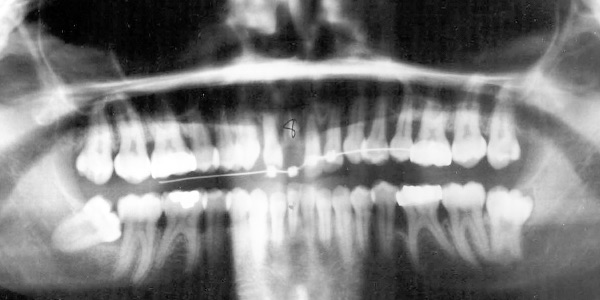
#> input picture dental.jpg, 600 x 300 px
$ python pa13a.py
#> lines starting #> are read from the running program, lines starting #| are printed output that depends on the picture
#!/usr/bin/env python3
# -*- coding: utf-8 -*-
"""
Created on Tue Feb 27 02:19:40 2018

@author: richard
"""

#!/usr/bin/env python3
# -*- coding: utf-8 -*-
"""
Created on Sun Feb 25 19:03:56 2018

@author: Richard Guinto
"""

import cv2
import matplotlib.pyplot as plt
import numpy as np
import sys

filename = 'dental.jpg'
if len(sys.argv) > 1 :
    filename = sys.argv[1]

img = cv2.imread(filename)
#> img is the input picture: shape (300, 600, 3); min 0, max 255, mean 128.5
gray = cv2.cvtColor(img, cv2.COLOR_BGR2GRAY)

plt.subplot(2,2,1),plt.imshow(gray,cmap = 'gray')
plt.title('Original'), plt.xticks([]), plt.yticks([])

im = gray/255.0
gamma = 0.6
power_law = cv2.pow(im, 1/gamma)
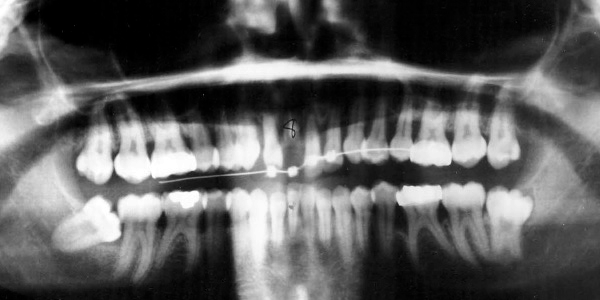
#> power_law: shape (300, 600) float64; min 0, max 1, mean 0.378
plt.subplot(2,2,2),plt.imshow(power_law,cmap = 'gray')
plt.title('gamma = ' + str(gamma)), plt.xticks([]), plt.yticks([])

gamma = 2.0
power_law = cv2.pow(im, 1/gamma)
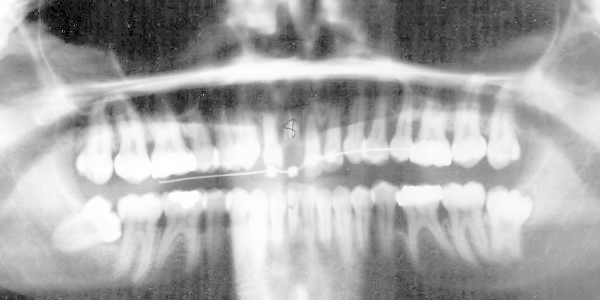
#> power_law: shape (300, 600) float64; min 0, max 1, mean 0.671
plt.subplot(2,2,3),plt.imshow(power_law,cmap = 'gray')
plt.title('gamma = ' + str(gamma)), plt.xticks([]), plt.yticks([])

gamma = 2.5
power_law = cv2.pow(im, 1/gamma)
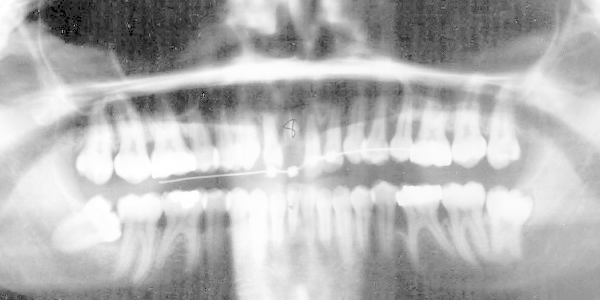
#> power_law: shape (300, 600) float64; min 0, max 1, mean 0.719
plt.subplot(2,2,4),plt.imshow(power_law,cmap = 'gray')
plt.title('gamma = ' + str(gamma)), plt.xticks([]), plt.yticks([])


plt.show()
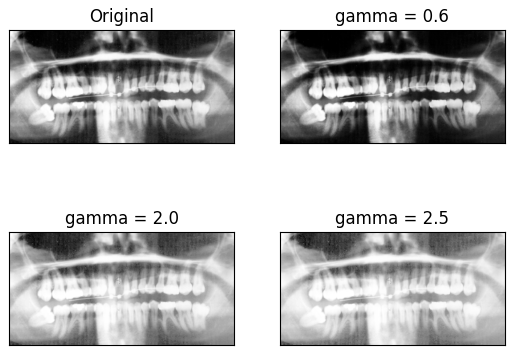
#> figure drawn by matplotlib, 4 panels

$ run again, with cameraman2.jpg copied over dental.jpg
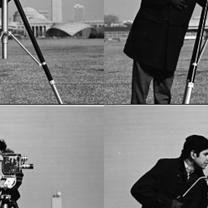
#> input picture cameraman2.jpg, 208 x 208 px
#> img is the input picture: shape (208, 208, 3); min 0, max 255, mean 119.3
#> `power_law = cv2.pow(im, 1/gamma)`:
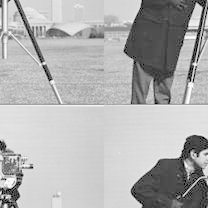
#> power_law: shape (208, 208) float64; min 0, max 1, mean 0.692
#> `plt.show()`:
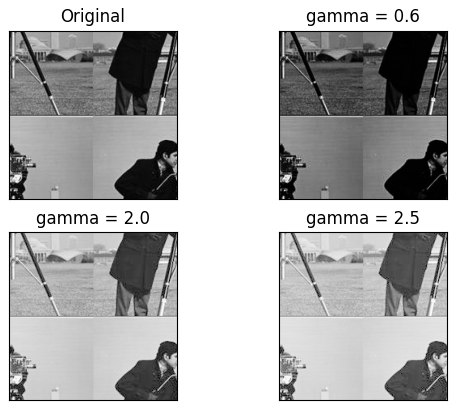
#> figure drawn by matplotlib, 4 panels
